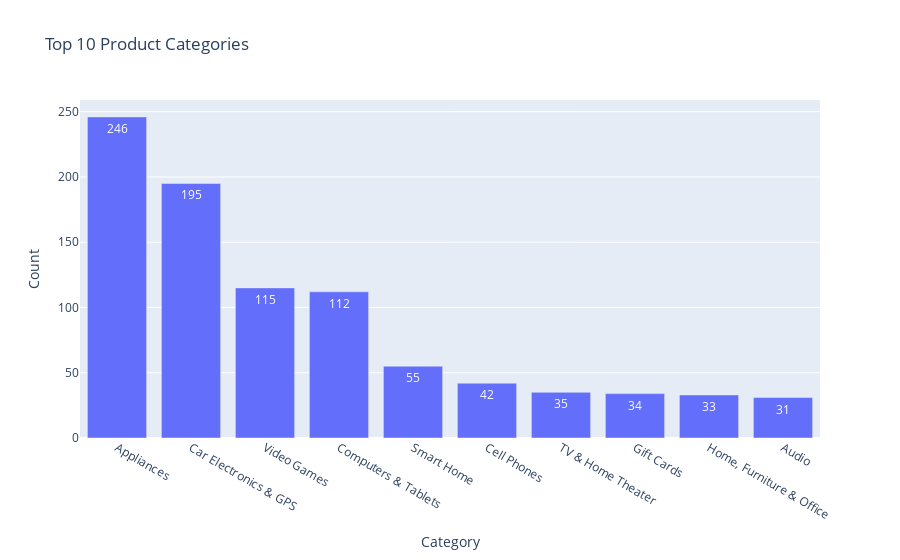

The notebook cell saved with this chart:
### Code cell
#2. CATEGORY DISTRIBUTION")
print("-----------------")
category_dist = df['root_category'].value_counts()
print("\
Top 10 Product Categories:")
print(category_dist.head(10))

# Create visualization for category distribution using Plotly
fig = px.bar(
    x=category_dist.head(10).index,
    y=category_dist.head(10).values,
    title='Top 10 Product Categories',
    labels={'x': 'Category', 'y': 'Count'},
    text=category_dist.head(10).values
)

fig.update_layout(xaxis_title='Category', yaxis_title='Count')

fig.show()

### Figure 1 — Plotly figure (JSON) as saved in the notebook; plotly's stock layout.template omitted (floating-point values rounded to 4 significant figures)
{"data": [{"hovertemplate": "Category=%{x}<br>Count=%{y}<br>text=%{text}<extra></extra>", "legendgroup": "", "marker": {"color": "#636efa", "pattern": {"shape": ""}}, "name": "", "orientation": "v", "showlegend": false, "text": [246.0, 195.0, 115.0, 112.0, 55.0, 42.0, 35.0, 34.0, 33.0, 31.0], "textposition": "auto", "type": "bar", "x": ["Appliances", "Car Electronics & GPS", "Video Games", "Computers & Tablets", "Smart Home", "Cell Phones", "TV & Home Theater", "Gift Cards", "Home, Furniture & Office", "Audio"], "xaxis": "x", "y": [246, 195, 115, 112, 55, 42, 35, 34, 33, 31], "yaxis": "y"}], "layout": {"barmode": "relative", "legend": {"tracegroupgap": 0}, "title": {"text": "Top 10 Product Categories"}, "xaxis": {"anchor": "y", "domain": [0, 1], "title": {"text": "Category"}}, "yaxis": {"anchor": "x", "domain": [0, 1], "title": {"text": "Count"}}}}
